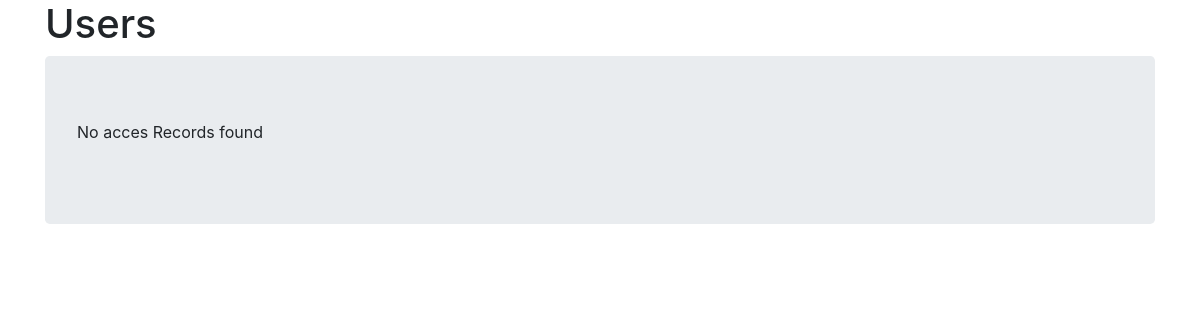
The app's page /AppTwo/users/, older data.
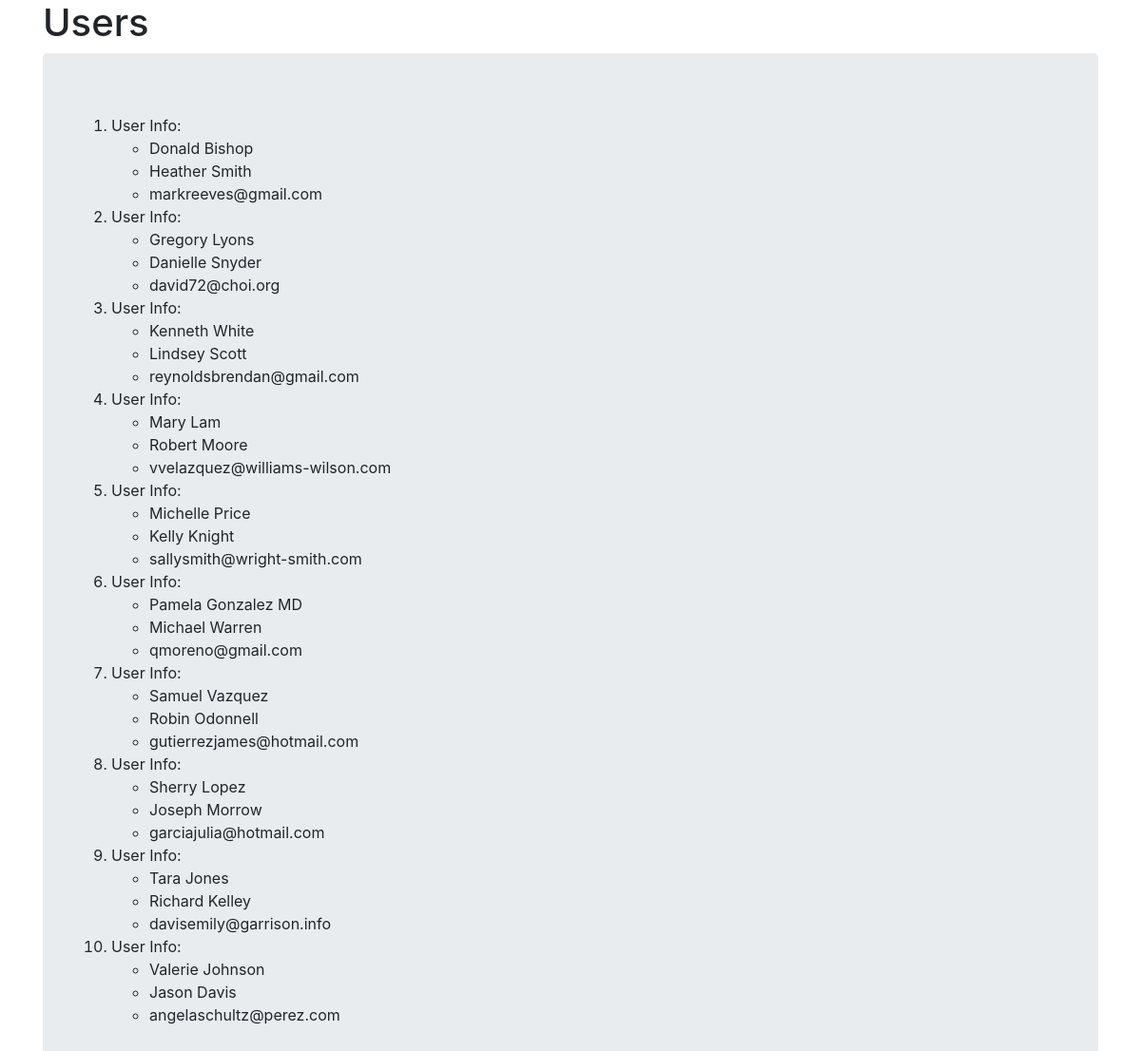
The same page, newer data.
### AppTwo/models.py (models this page shows)
class User(models.Model):
    first_name = models.CharField(max_length=264)
    last_name = models.CharField(max_length=264)
    email = models.CharField(max_length=264, unique=True)

### AppTwo/views.py (the view)
def users(request):
    list_users = User.objects.order_by('first_name')
    user_dict = {'user_records': list_users}
    return render(request,'AppTwo/users.html',context=user_dict)

### templates/AppTwo/users.html (shortened to what this page needs)
<!DOCTYPE html>
{% load staticfiles %}
<html>
  <head>
    <link rel="stylesheet" href="{% static "css/new.css" %}">
    <link rel="stylesheet" href="https://maxcdn.bootstrapcdn.com/bootstrap/4.0.0-beta.2/css/bootstrap.min.css"
>
  </head>
  <body>
<div class="container">
    <h1>Users</h1>
    <div class="jumbotron">
      {% if user_records %}
            <ol>
                  {% for usr in user_records %}
                    <li>User Info:
                      <ul>
                        <li>{{ usr.first_name }}</li>
                        <li>{{ usr.last_name }}</li>
                        <li>{{ usr.email }}</li>
                      </ul>
                    </li>
                  {% endfor %}
                  </ol>
        {% else %}
        <p>No acces Records found</p>
        {% endif %}
    </div>
    </div>
  </body>
</html>

### static/css/new.css (style rules this page uses)
h1 { color: red; }

Row changes from the older to the newer data that the page shows:
added User: first_name "Donald Bishop", last_name "Heather Smith", email "markreeves@gmail.com"
added User: first_name "Gregory Lyons", last_name "Danielle Snyder", email "david72@choi.org"
added User: first_name "Kenneth White", last_name "Lindsey Scott", email "reynoldsbrendan@gmail.com"
added User: first_name "Mary Lam", last_name "Robert Moore", email "vvelazquez@williams-wilson.com"
added User: first_name "Michelle Price", last_name "Kelly Knight", email "sallysmith@wright-smith.com"
added User: first_name "Pamela Gonzalez MD", last_name "Michael Warren", email "qmoreno@gmail.com"
added User: first_name "Samuel Vazquez", last_name "Robin Odonnell", email "gutierrezjames@hotmail.com"
added User: first_name "Sherry Lopez", last_name "Joseph Morrow", email "garciajulia@hotmail.com"
added User: first_name "Tara Jones", last_name "Richard Kelley", email "davisemily@garrison.info"
added User: first_name "Valerie Johnson", last_name "Jason Davis", email "angelaschultz@perez.com"
Text that changed along with them:
text no longer shown: "No acces Records found"
